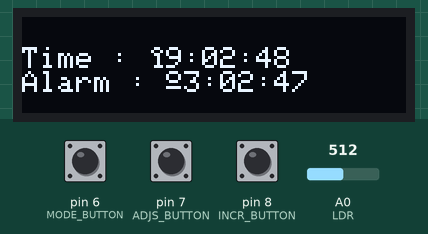
This sketch was run on a simulated Arduino Uno, built with avr-gcc and run on an emulated ATmega328P. Parts: 128×32 one-colour display. Inputs (shaded band) come from the test bench; at power-on: pin 6 (MODE_BUTTON) LOW, pin 8 (INCR_BUTTON) LOW, pin 7 (ADJS_BUTTON) LOW, A0 (LDR) = 512.

Above: at 1.27 s.
1.3 s: pin 6 (MODE_BUTTON) pulled HIGH for 0.15 s
At 2.5 s:
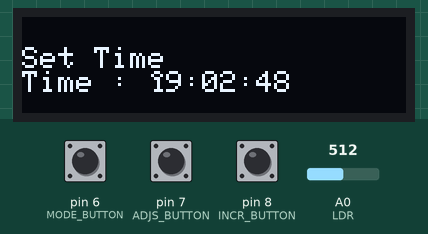
2.9 s: pin 8 (INCR_BUTTON) pulled HIGH for 1 s
At 5.0 s:
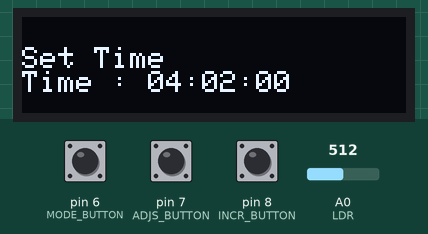
5.4 s: pin 6 (MODE_BUTTON) pulled HIGH for 1 s
At 6.3 s:
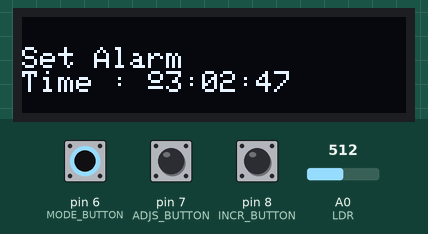
7.9 s: pin 8 (INCR_BUTTON) pulled HIGH for 0.15 s
At 8.3 s:
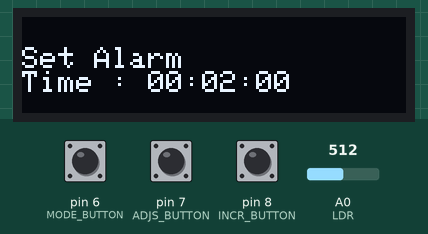
9.5 s: pin 6 (MODE_BUTTON) pulled HIGH for 0.15 s
At 10.5 s:
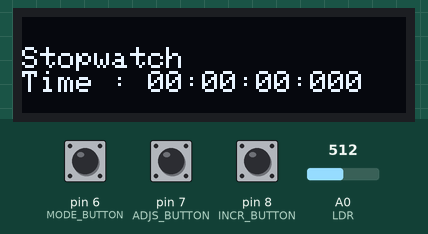
11.1 s: pin 6 (MODE_BUTTON) pulled HIGH for 3.2 s
At 12.4 s:
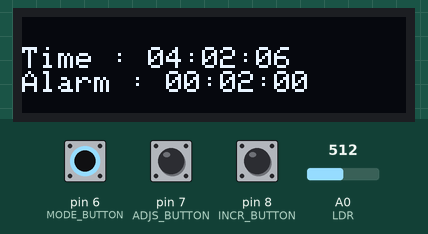
Timing chart, 0 to 14.1 s (numbered marks = the images above; inputs shaded):
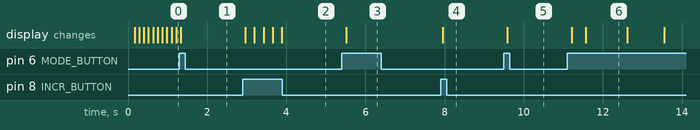

The sketch:

Assignment7.ino
```cpp
#include <Wire.h>
#include <TimerOne.h>
#include <EEPROM.h>
#include <Adafruit_GFX.h>
#include <Adafruit_SSD1306.h>

#define BUZZER 5
#define MODE_BUTTON 6
#define ADJS_BUTTON 7
#define INCR_BUTTON 8
#define LDR A0

#define OLED_RESET -1 // Aeset pin
#define SCREEN_ADDRESS 0x3C // Address 0x3C for 128x32
#define SCREEN_WIDTH 128
#define SCREEN_HEIGHT 32

#define EEPROM_ADDRESS 0

#define SHOW_TIME  0
#define SET_TIME   1
#define SET_ALARM  2
#define STOP_WATCH 3

#define SET_HOUR  0
#define SET_MIN   1

// Clock time in milliseconds
struct ClockTime {
  volatile unsigned long time;
  unsigned long alarm;
};

// For button
unsigned long timeNow;
unsigned long lastModeTime = 0;
unsigned long lastAdjsTime = 0;
unsigned long lastIncrTime = 0;
unsigned long timeDebounce = 200;
int lastMode = LOW;
int lastAdjs = LOW;
int lastIncr = LOW;

// For mode
int currentMode = SHOW_TIME;
int setMode = SET_HOUR;
bool alarmOn = true;
bool stopwatchStart = false;

// For timer
ClockTime clock;
volatile unsigned long timeCounter;
volatile unsigned long stopwatchTime;
int hourLost = -1149; // Estimate milliseconds (+) lost in an hour or (-) exceeded in an hour
unsigned long currentTime;
unsigned long timeCounterCopy;
unsigned long stopwatchCopy;

const unsigned long msInDay = 24ul * 60 * 60 * 1000;
const unsigned long msInHour = 60ul * 60 * 1000;

Adafruit_SSD1306 OLED(SCREEN_WIDTH, SCREEN_HEIGHT, &Wire, OLED_RESET);

void setup() {
  pinMode(MODE_BUTTON, INPUT);
  pinMode(ADJS_BUTTON, INPUT);
  pinMode(INCR_BUTTON, INPUT);
  pinMode(BUZZER, OUTPUT);
  pinMode(LDR, INPUT);
  Serial.begin(9600);

  while (!OLED.begin(SSD1306_SWITCHCAPVCC, SCREEN_ADDRESS))
  {
    Serial.println("SSD1306 allocation failed");
    delay(2000);
  }
  OLED.setTextSize(1);
  OLED.setTextColor(SSD1306_WHITE);
  OLED.clearDisplay();

  // Get eeprom saved time data
  EEPROM.begin();
  EEPROM.get(EEPROM_ADDRESS, clock);

  timeCounter = 0;
  stopwatchTime = 0;
  timeNow = millis();
  currentTime = clock.time;
  timeCounterCopy = timeCounter;
  stopwatchCopy = stopwatchTime;

  Timer1.initialize(1000);
  Timer1.attachInterrupt(clockTimer); // Run at 1 millisecond
}

void loop() {
  // Copy Timer1 interrupt data
  noInterrupts();
  currentTime = clock.time;
  timeCounterCopy = timeCounter;
  stopwatchCopy = stopwatchTime;
  interrupts();

  // Time for button debounce
  timeNow = millis();

  // Mode button 1 time press
  if (timeNow - lastModeTime > timeDebounce) {
    int ModeRead = digitalRead(MODE_BUTTON);
    if (ModeRead == HIGH && lastMode == LOW) {
      // Switch mode
      switch (currentMode) {
        case SHOW_TIME:
          currentMode = SET_TIME;
          break;
        case SET_TIME:
          currentMode = SET_ALARM;
          break;
        case SET_ALARM:
          currentMode = STOP_WATCH;
          break;
        case STOP_WATCH:
          currentMode = SHOW_TIME;
          break;
      }
      // Reset default
      noTone(BUZZER);
      stopwatchStart = false;
      setMode = SET_HOUR;

      lastModeTime = timeNow;
    }
    if (ModeRead != lastMode) {
      lastMode = ModeRead;
    }
  }

  // Adjusting time
  if (currentMode != SET_TIME) {
    // New day
    if (currentTime > msInDay) {
      noInterrupts();
      clock.time -= msInDay;
      currentTime = clock.time;
      interrupts();
    }
    if (stopwatchCopy > msInDay) {
      stopwatchStart = false;
      noInterrupts();
      stopwatchTime = 0;
      interrupts();
      stopwatchCopy = 0;
    }
    // Adjust time by time lost or exceeded in an hour
    if (timeCounterCopy > msInHour) {
      noInterrupts();
      clock.time += hourLost;
      currentTime = clock.time;
      timeCounter = 0;
      interrupts();
      timeCounterCopy = 0;
    }
  }

  OLED.clearDisplay();
  OLED.setCursor(0,10);

  // Function and display in modes
  switch (currentMode) {
    case SHOW_TIME:
      setMain();
      showTime(currentTime);
      showAlarm(clock.alarm);
      break;

    case SET_TIME:
      setTime();
      showSetTime(currentTime);
      break;

    case SET_ALARM:
      setAlarm();
      showSetAlarm(clock.alarm);
      break;

    case STOP_WATCH:
      setStopwatch();
      showStopwatch(stopwatchCopy);
      break;
  }

  // Dim display if in dark room
  if (analogRead(LDR) < 940) {
    OLED.dim(false);
  }
  else {
    OLED.dim(true);
  }

  OLED.display();
  delay(100);
}

// Timer1 interrupt
void clockTimer()
{
  if (currentMode != SET_TIME) {
    clock.time = clock.time + 1;
    timeCounter = timeCounter + 1;
    if (currentMode == STOP_WATCH && stopwatchStart == true) {
      stopwatchTime = stopwatchTime + 1;
    }
  }
}

// Get HH:MM:SS from milliseconds by referencing HH:MM:SS variables
void getHMSTime(unsigned long time, unsigned long* hours, unsigned long* minutes, unsigned long* seconds) {
  *seconds = time / 1000;
  *minutes = *seconds / 60;
  *hours = *minutes / 60;
  *minutes = *minutes - (*hours * 60);
  *seconds = *seconds - (*minutes * 60) - (*hours * 60 * 60);
}

// Get milliseconds from HH:MM:SS by referencing milliseconds variables
void getMilliTime(unsigned long* time, unsigned long hours, unsigned long minutes, unsigned long seconds) {
  *time = (hours * 60 * 60 * 1000) + (minutes * 60 * 1000) + (seconds * 1000);
}

// Adjust button change mode to set hour or set minute
void buttonSetAdjust() {
  // Adjust button 1 time press
  if (timeNow - lastAdjsTime > timeDebounce) {
    int AdjsRead = digitalRead(ADJS_BUTTON);
    if (AdjsRead == HIGH && lastAdjs == LOW) {
      // Switch to hour or minute
      switch (setMode) {
        case SET_HOUR:
          setMode = SET_MIN;
          break;
        case SET_MIN:
          setMode = SET_HOUR;
          break;
      }
      lastAdjsTime = timeNow;
    }
    if (AdjsRead != lastAdjs) {
      lastAdjs = AdjsRead;
    }
  }
}

// Show time mode functions
void setMain() {
  // If hold push adjust then turn off alarm
  if (timeNow - lastAdjsTime > timeDebounce) {
    if (digitalRead(ADJS_BUTTON) == HIGH) {
      alarmOn = false;

      // If hold push adjust and increment then save to eeprom
      if (timeNow - lastIncrTime > timeDebounce) {
        if (digitalRead(INCR_BUTTON) == HIGH) {
          noInterrupts();
          EEPROM.put(EEPROM_ADDRESS, clock);
          interrupts();
          // Serial.println("Saved Time");
          OLED.println("Saved Time and Alarm!");
          OLED.display();

          delay(1000);
          OLED.clearDisplay();
          OLED.setCursor(0,10);

          lastIncrTime = timeNow;
        }
      }
      lastAdjsTime = timeNow;
    }
  }

  // If past alarm time for less than 30 seconds
  if (currentTime - clock.alarm > 0 && currentTime - clock.alarm < 30000) {
    // If alarm is turned on then play sound
    if (alarmOn) {
      tone(BUZZER, 330);
    }
    else {
      noTone(BUZZER);
    }
  }
  // If not alarm time then turn on alarm
  else {
    alarmOn = true;
    noTone(BUZZER);
  }
}

// Set time mode functions
void setTime() {
  buttonSetAdjust();
  // Increment button hold push
  if (timeNow - lastIncrTime > timeDebounce) {
    if (digitalRead(INCR_BUTTON) == HIGH) {
      unsigned long currHours;
      unsigned long currMinutes;
      unsigned long currSeconds;
      // Get current HH:MM:SS of current time
      getHMSTime(currentTime, &currHours, &currMinutes, &currSeconds);
      // Add hour or minute by mode from adjust button
      switch (setMode) {
        case SET_HOUR:
          if (currHours < 23) {
            currHours++;
          }
          else {
            currHours = 0;
          }
          break;
        case SET_MIN:
          if (currMinutes < 59) {
            currMinutes++;
          }
          else {
            currMinutes = 0;
          }
          break;
      }
      // Set current time by new HH:MM:SS and reset hour time counter
      getMilliTime(&currentTime, currHours, currMinutes, 0);
      noInterrupts();
      clock.time = currentTime;
      timeCounter = 0;
      interrupts();
      timeCounterCopy = 0;

      lastIncrTime = timeNow;
    }
  }
}

// Set alarm mode functions
void setAlarm() {
  buttonSetAdjust();
  // Increment button hold push
  if (timeNow - lastIncrTime > timeDebounce) {
    if (digitalRead(INCR_BUTTON) == HIGH) {
      unsigned long currHours;
      unsigned long currMinutes;
      unsigned long currSeconds;
      // Get current HH:MM:SS of alarm time
      getHMSTime(clock.alarm, &currHours, &currMinutes, &currSeconds);
      // Add hour or minute by mode from adjust button
      switch (setMode) {
        case SET_HOUR:
          if (currHours < 23) {
            currHours++;
          }
          else {
            currHours = 0;
          }
          break;
        case SET_MIN:
          if (currMinutes < 59) {
            currMinutes++;
          }
          else {
            currMinutes = 0;
          }
          break;
      }
      // Set alarm time by new HH:MM:SS
      getMilliTime(&clock.alarm, currHours, currMinutes, 0);

      lastIncrTime = timeNow;
    }
  }
}

// Set stopwatch mode functions
void setStopwatch() {
  // Adjust button 1 time press
  if (timeNow - lastAdjsTime > timeDebounce) {
    int AdjsRead = digitalRead(ADJS_BUTTON);
    if (AdjsRead == HIGH && lastAdjs == LOW) {
      // Stop stopwatch and reset stopwatch time
      stopwatchStart = false;
      noInterrupts();
      stopwatchTime = 0;
      interrupts();
      stopwatchCopy = 0;

      lastAdjsTime = timeNow;
    }
    if (AdjsRead != lastAdjs) {
      lastAdjs = AdjsRead;
    }
  }

  // Increment button 1 time press
  if (timeNow - lastIncrTime > timeDebounce) {
    int IncrRead = digitalRead(INCR_BUTTON);
    if (IncrRead == HIGH && lastIncr == LOW) {
      // Stopwatch switch between start and stop
      stopwatchStart = !stopwatchStart;

      lastIncrTime = timeNow;
    }
    if (IncrRead != lastIncr) {
      lastIncr = IncrRead;
    }
  }
}

char* formatString(char* numStr, unsigned long number, bool milli = false) {
  if (!milli) {
    if (number < 10) {
      numStr[0] = '0';
      numStr[1] = '0' + number;
    }
    else {
      numStr[0] = '0' + (number / 10);
      numStr[1] = '0' + (number % 10);
    }
    numStr[2] = '\0';
  }

  else {
    if (number < 10) {
      numStr[0] = '0';
      numStr[1] = '0';
      numStr[2] = '0' + number;
    }
    else if (number < 100) {
      numStr[0] = '0';
      numStr[1] = '0' + number / 10;
      numStr[2] = '0' + (number % 10);
    }
    else {
      numStr[0] = '0' + (number / 100);
      numStr[1] = '0' + ((number % 100) / 10);
      numStr[2] = '0' + (number % 10);
    }
    numStr[3] = '\0';
  }

  return numStr;
}

void showTime(unsigned long time) {
  char numStr[3];
  unsigned long currHours;
  unsigned long currMinutes;
  unsigned long currSeconds;
  getHMSTime(time, &currHours, &currMinutes, &currSeconds);
  OLED.print("Time : ");
  OLED.print(formatString(numStr, currHours));
  OLED.print(":");
  OLED.print(formatString(numStr, currMinutes));
  OLED.print(":");
  OLED.println(formatString(numStr, currSeconds));
}

void showAlarm(unsigned long time) {
  char numStr[3];
  unsigned long currHours;
  unsigned long currMinutes;
  unsigned long currSeconds;
  getHMSTime(time, &currHours, &currMinutes, &currSeconds);
  OLED.print("Alarm : ");
  OLED.print(formatString(numStr, currHours));
  OLED.print(":");
  OLED.print(formatString(numStr, currMinutes));
  OLED.print(":");
  OLED.println(formatString(numStr, currSeconds));
}

void showSetTime(unsigned long time) {
  char numStr[3];
  unsigned long currHours;
  unsigned long currMinutes;
  unsigned long currSeconds;
  getHMSTime(time, &currHours, &currMinutes, &currSeconds);
  OLED.println("Set Time");
  OLED.print("Time : ");
  OLED.print(formatString(numStr, currHours));
  OLED.print(":");
  OLED.print(formatString(numStr, currMinutes));
  OLED.print(":");
  OLED.println(formatString(numStr, currSeconds));
}

void showSetAlarm(unsigned long time) {
  char numStr[3];
  unsigned long currHours;
  unsigned long currMinutes;
  unsigned long currSeconds;
  getHMSTime(time, &currHours, &currMinutes, &currSeconds);
  OLED.println("Set Alarm");
  OLED.print("Time : ");
  OLED.print(formatString(numStr, currHours));
  OLED.print(":");
  OLED.print(formatString(numStr, currMinutes));
  OLED.print(":");
  OLED.println(formatString(numStr, currSeconds));
}

void showStopwatch(unsigned long time) {
  char numStr[3];
  unsigned long currHours;
  unsigned long currMinutes;
  unsigned long currSeconds;
  getHMSTime(time, &currHours, &currMinutes, &currSeconds);

  char milliStr[4];
  unsigned long currMillis;
  getMilliTime(&currMillis, currHours, currMinutes, currSeconds);
  currMillis = time - currMillis;
  OLED.println("Stopwatch");
  OLED.print("Time : ");
  OLED.print(formatString(numStr, currHours));
  OLED.print(":");
  OLED.print(formatString(numStr, currMinutes));
  OLED.print(":");
  OLED.print(formatString(numStr, currSeconds));
  OLED.print(":");
  OLED.println(formatString(milliStr, currMillis, true));
}
```

Measured:
- after the input at 1.3 s, the display: changes at once (image 1)
- after the input at 2.9 s, the display: first changes after 0.06 s (image 2 shows a later state)
- after the input at 5.4 s, the display: changes after 0.11 s (image 3)
- after the input at 7.9 s, the display: changes after 0.05 s (image 4)
- after the input at 9.5 s, the display: changes after 0.08 s (image 5)
- after the input at 11.1 s, the display: first changes after 0.11 s (image 6 shows a later state)
- what the display in image 6 shows lasts 1.0 s, from 11.6 s to 12.6 s
